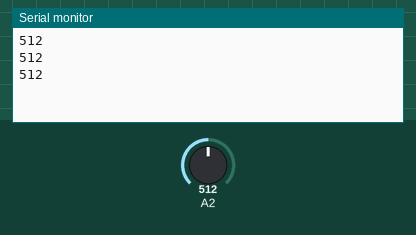
This sketch was run on a simulated Arduino Uno, built with avr-gcc and run on an emulated ATmega328P. Parts: the last lines printed to the serial monitor. The test bench sets the inputs (shaded band); at power-on: A2 = 512.

Above: at 1.3 s.
1.4 s: A2 set to 716
At 1.9 s:
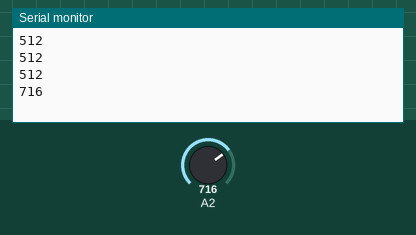
2.9 s: A2 set to 900
At 3.4 s:
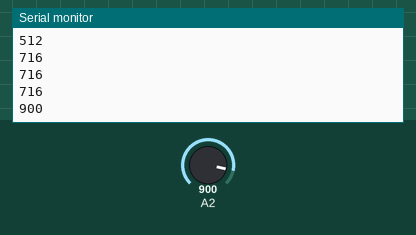
Timing chart, 0 to 5.9 s (numbered marks = the images above; inputs shaded):
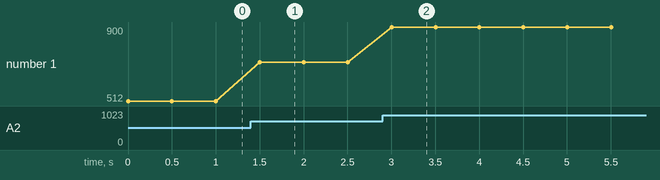

Measured:
- after the input at 1.4 s, the serial monitor: prints a new line after 0.10 s (image 1)
- after the input at 2.9 s, the serial monitor: prints a new line after 0.10 s (image 2)
- plotted number 1: 512 → 716 after the input at 1.4 s, 716 → 900 after the input at 2.9 s

The sketch:

Button_WaterPump.ino
```cpp
void setup() {
  // put your setup code here, to run once:
  Serial.begin(9600);
  pinMode(2, INPUT);
}

void loop() {
  // put your main code here, to run repeatedly:
  int val = analogRead(A2);

   Serial.println(val);
   delay(500);


}
```
